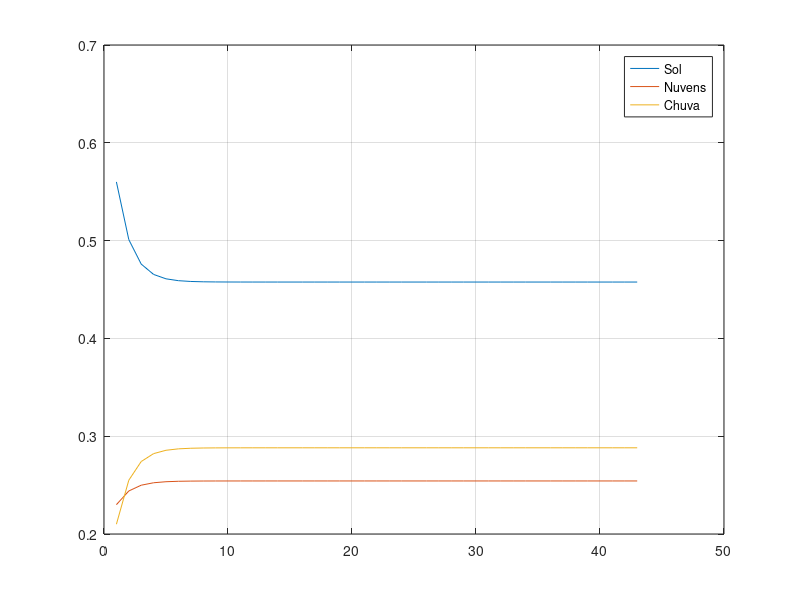

Write MATLAB code to recreate this figure. (Note: this script raises an error after producing the figure.)
MatrizTransicao = [0.7,0.2,0.1;0.2,0.3,0.5;0.3,0.3,0.4]';

V0=[1,0,0]';
%V2=T*T*V0
V2=MatrizTransicao*MatrizTransicao*V0;
ValorDesejado=V2(3);
% 0.21
%%
matriz=MatrizTransicao;
matrizToplot=zeros(3,20);
for i=1:20
    matriz=matriz*MatrizTransicao;
    matrizToplot(:,i)=matriz*V0;
end
V20=matriz*V0;

plot(matrizToplot')
legend("Sol","Nuvens","Chuva")
xlabel="Numero de N"
ylabel="probabilidade"
grid on
%%
MatrizTransicao = [0.7,0.2,0.1;0.2,0.3,0.5;0.3,0.3,0.4]';
V0=[1,0,0]';

matriz=MatrizTransicao;
i=1;
previus=MatrizTransicao;
while 1
    
    matriz=matriz*MatrizTransicao;
    matrizToplot(:,i)=matriz*V0;
    if max(max(abs(previus-matriz)))<1e-16
        break
    end
    i=i+1;
    previus=matriz;

end
V20=matriz*V0;

plot(matrizToplot')
legend("Sol","Nuvens","Chuva")
xlabel="Numero de N"
ylabel="probabilidade"
grid on
%% Valor teorico
clc,clearvars
MatrizTransicao = [0.7,0.2,0.1;0.2,0.3,0.5;0.3,0.3,0.4]';
V0=[1,0,0]';
M=[MatrizTransicao*eye(length(MatrizTransicao)) ;ones(1,length(MatrizTransicao))];
b=[zeros(1,length(MatrizTransicao)),1];
U=M\b
%% Ex2
MatrizTransicao=[0.8,0.2,0,0;0,0.9,0.1,0;0.3,0.2,0.4,0.1;0,0,0,1]'

V0=[1,0,0,0]';

matriz=MatrizTransicao;
matrizToplot=zeros(4,length(MatrizTransicao));
for i=1:1000
    matriz=matriz*MatrizTransicao;
    matrizToplot(:,i)=matriz*V0;
end
V1000=matriz*V0;
V1000(3)
plot(matrizToplot')
legend("1","2","3","4");
xlabel="Numero de N";
ylabel="probabilidade";
grid on
%% c
T2=MatrizTransicao^2;
T10=MatrizTransicao^10;
T100=MatrizTransicao^100;
%% d
MatrizTransicao=[0.8,0.2,0,0;0,0.9,0.1,0;0.3,0.2,0.4,0.1;0,0,0,1]'
numEstadosNaoAbsorventes=3
Q=MatrizTransicao(1:numEstadosNaoAbsorventes,1:numEstadosNaoAbsorventes)
matriz=Q;
V0=[1,0,0]';

i=1;
previus=Q;
while 1
    
    matriz=matriz*Q;
    matrizToplot(:,i)=matriz*V0;
    if max(max(abs(previus-matriz)))<1e-16
        break
    end
    i=i+1;
    previus=matriz;

end
V20=matriz*V0;

%% 
% colunas numero de vezes ue se passam em cada linha começando numa coluna 
F=inv(eye(numEstadosNaoAbsorventes)-Q)

% a soma dos valores das colunas da-nos uantas paginas são necessarias em
% media para chegar o estado absorvente saindo de uma coluna não absorvente

sum(F)
%% 3
%                A  B  C D E  f
MatrizTransicao=[0,1,0,0,0,0; %A
                 0, 0,1/2,0,1/2,0; %B
                 0,0,0,1,0,0; %C
                 0,0,1,0,0,0; %d
                 1/3,1/3,0,0,0,1/3;  %E     
                   0,0,0,0,0,0]' %F


t10=MatrizTransicao^10
%%
A=1;
B=2;
C=3;
D=4;
E=5;
F=6;
H=zeros(6);

H(B,A)=1;
H(E,B)=1;
H(C,B)=1;
H(D,C)=1;
H(C,D)=1;
H(B,E)=1;
H(A,E)=1;
H(F,E)=1;

isSaida=sum(H);
H=H./isSaida;
H(isnan(H))=0;
pr=ones(6)/6
pr=H^10*pr

